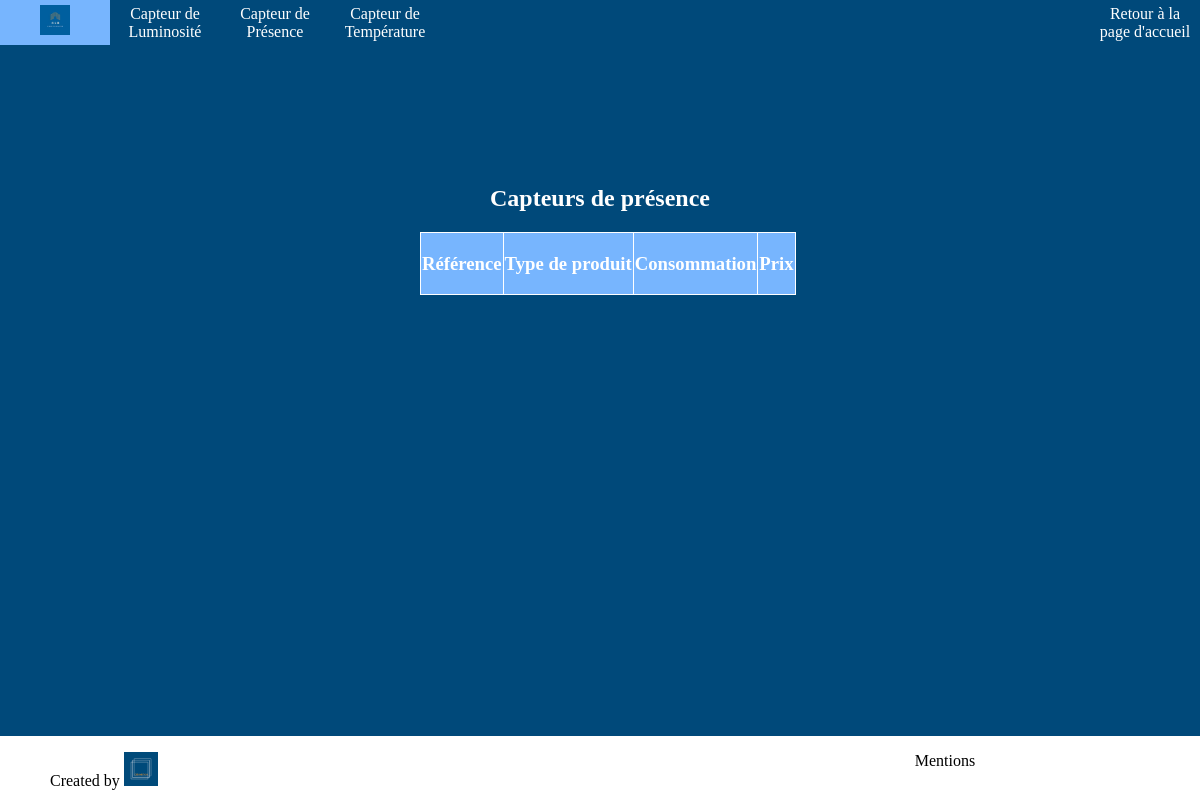
The page /index.php?action=presenceSensorsUnlog on the database as committed earlier.
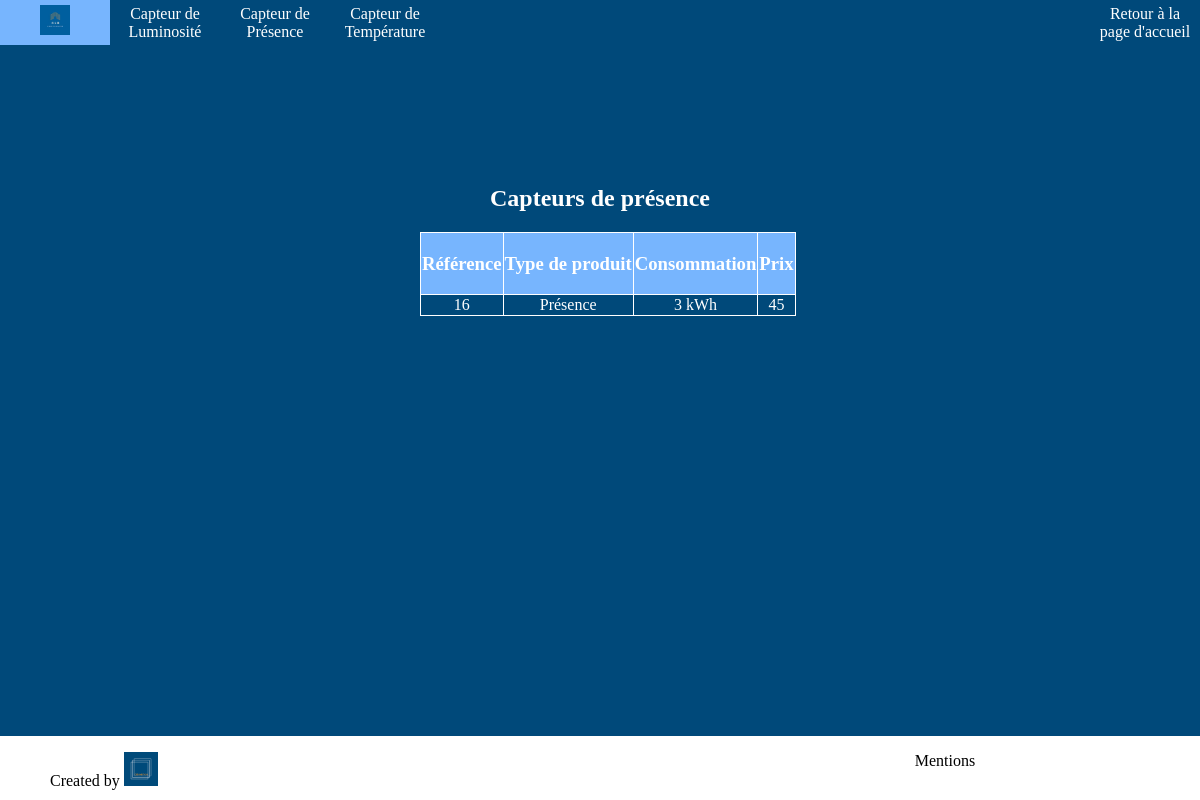
The same page on the database as committed later.
### tables this page shows
CREATE TABLE `catalogue` (
  `idProduit` int(11) NOT NULL,
  `typeProduct` varchar(255) NOT NULL,
  `consumption` varchar(255) NOT NULL,
  `price` varchar(255) NOT NULL
);

### controllers/controller.php (called while the page is built, shortened)
<?php
require "models/model.php";
function presenceSensorsUnlog(){
    $sensors = getPresenceSensors()->fetchAll();
    require "views/presenceSensorsUnlog.php";
}

### models/model.php (called while the page is built, shortened)
<?php
function getPresenceSensors(){
    $db = dbConnect();
    $req = $db->query("SELECT * FROM catalogue WHERE typeProduct='Présence'");
    return $req;
}

### views/presenceSensorsUnlog.php (the view, shortened to what this page needs)
<!DOCTYPE html>
<html>
<head>
    <link rel="stylesheet" type="text/css" href="designs/css/sensors.css" />
</head>
<header>
    <?php require "catalogueHeader.php"?>
</header>
<body>
<section>
    <h1> Capteurs de présence</h1>
    <table>
        <thead>
        <tr>
            <td><h3>Référence</h3></td>
            <td><h3>Type de produit</h3></td>
            <td><h3>Consommation</h3></td>
            <td><h3>Prix</h3></td>
        </tr>
        </thead>
        <tbody>
        <?php foreach($sensors as $sensors) { ?>
            <tr>
                <td>
                    <a href="index.php?action=detailedSensors&id=<?=$sensors["idProduit"];?>"><?= $sensors["idProduit"];?>
                </td>
                <td>
                    <?= $sensors["typeProduct"];?>
                </td>
                <td>
                    <?= $sensors["consumption"];?> kWh
                </td>
                <td>
                    <?= $sensors["price"];?>
                </td>
            </tr>
        <?php } ?>
        </tbody>
    </table>
</section>
<footer>
    <?php require "footer.php"?>
</footer>
</body>
</html>

Rows that differ between the two databases and show on the page:
added catalogue: idProduit "16", typeProduct "Présence", consumption "3", price "45"
